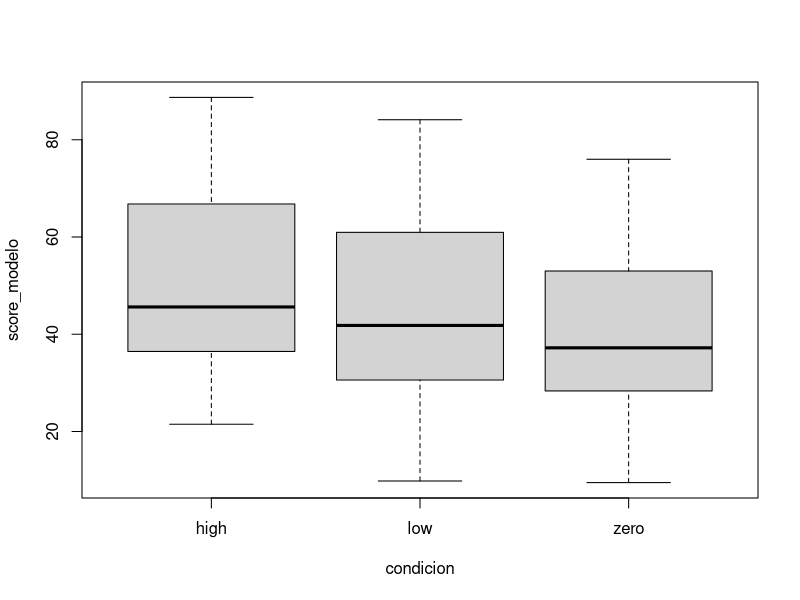
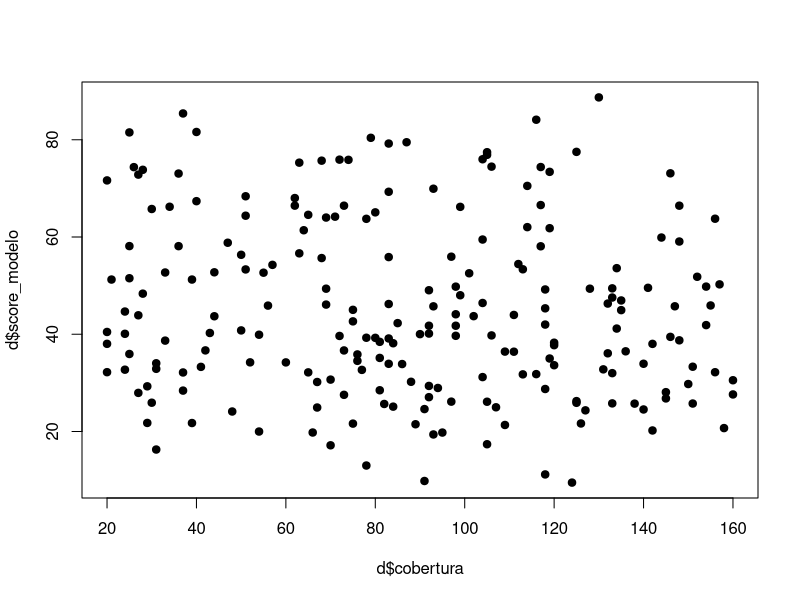
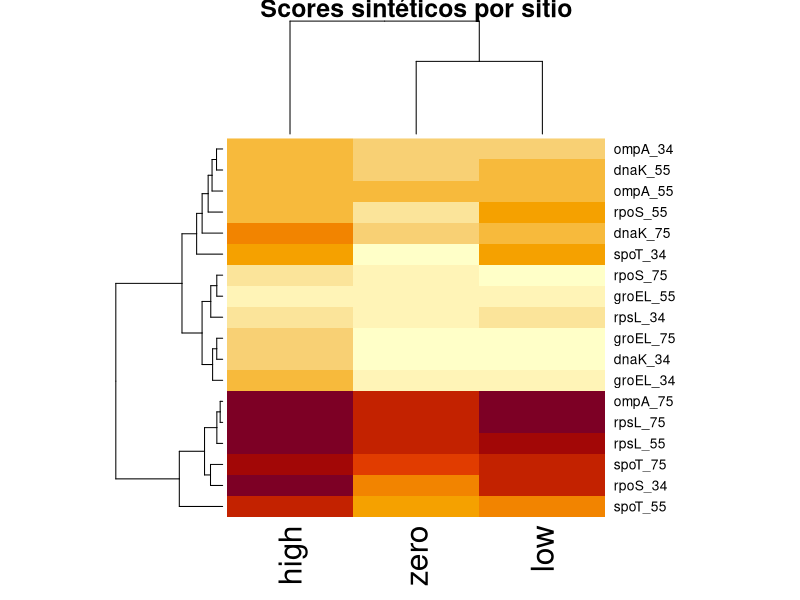

The R source for these figures, in order:
# Semana 19 — Datos Nanopore: análisis de tablas de modificaciones
# Ejecuta desde la raíz del proyecto .Rproj.
# Pruebas y datos exclusivamente didácticos/sintéticos.

# Clase 1: Esquema de datos por sitio
d <- read.csv("datos/modificaciones_sinteticas.csv")
str(d)
with(d,table(condicion,replica_biologica))

# Clase 2: Filtros y visualizaciones
d <- read.csv("datos/modificaciones_sinteticas.csv")
boxplot(score_modelo ~ condicion,data=d)
plot(d$cobertura,d$score_modelo,pch=19)

# Clase 3: Interpretación responsable
d <- read.csv("datos/modificaciones_sinteticas.csv")
d$sitio <- paste(d$gene,d$posicion,sep="_")
res <- aggregate(score_modelo ~ sitio + condicion,d,mean)
mat <- xtabs(score_modelo ~ sitio + condicion,data=res)
heatmap(as.matrix(mat),scale="none",main="Scores sintéticos por sitio")
# Un score del modelo NO debe interpretarse automáticamente como una fracción modificada.

# DESAFÍO: completa mi-trabajo.R con tu propia explicación y código.
